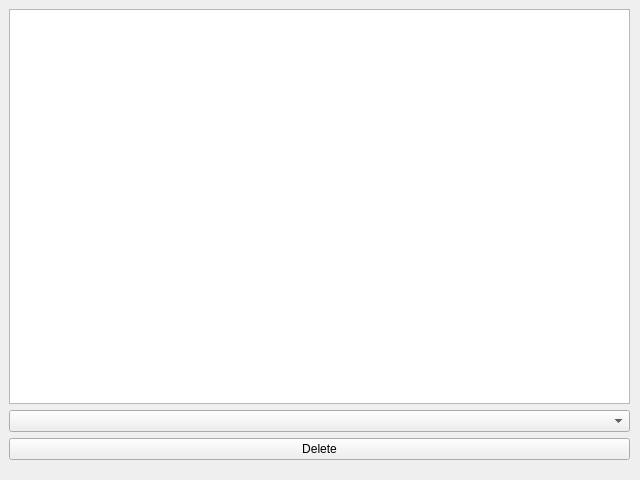
<?xml version="1.0" encoding="UTF-8"?>
<ui version="4.0">
 <class>MainWindow</class>
 <widget class="QMainWindow" name="MainWindow">
  <property name="geometry">
   <rect>
    <x>0</x>
    <y>0</y>
    <width>640</width>
    <height>480</height>
   </rect>
  </property>
  <property name="windowTitle">
   <string>Delete Auction</string>
  </property>
  <widget class="QWidget" name="centralwidget">
   <widget class="QWidget" name="verticalLayoutWidget">
    <property name="geometry">
     <rect>
      <x>9</x>
      <y>9</y>
      <width>621</width>
      <height>451</height>
     </rect>
    </property>
    <layout class="QVBoxLayout" name="verticalLayout">
     <item>
      <widget class="QListView" name="listofAuctions"/>
     </item>
     <item>
      <widget class="QComboBox" name="chooseAuctionCombobox"/>
     </item>
     <item>
      <widget class="QPushButton" name="deleteButton">
       <property name="text">
        <string>Delete</string>
       </property>
      </widget>
     </item>
    </layout>
   </widget>
  </widget>
 </widget>
 <resources/>
 <connections/>
</ui>
